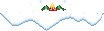

Generate this figure with Python:
"""Sidebar title = snow sheet draped over the title row (no text), holly + bell on top, lumps hanging below.
Title row = 9 rows (baseline B-8..B). Glyph row 13 = top of title row. ascent 21.
Drawn width = TW + 4 so it covers the 2px padding on both sides of the sidebar box when TW is the widest line."""
import json, math, sys
from pathlib import Path
from PIL import Image, ImageDraw

TW = 100                      # advance the title takes (sidebar content width when it's the widest)
W = TW + 4
TOP = 13                      # glyph row of the title row's top edge
HANG = 9                      # max rows hanging below the title row (stays inside the blank first line)
H = TOP + 9 + HANG
ASCENT = TOP + 8
img = Image.new("RGBA", (W, H), (0, 0, 0, 0)); px = img.load()
def put(x, y, c):
    if 0 <= x < W and 0 <= y < H: px[x, y] = (*c, 255)
P = {"W": (255, 255, 255), "s": (226, 242, 252), "S": (184, 216, 240), "o": (128, 168, 206),
     "g": (40, 120, 56), "G": (86, 178, 92), "d": (22, 74, 38), "r": (210, 34, 46), "R": (255, 136, 136),
     "k": (128, 14, 28), "y": (255, 214, 92), "Y": (255, 246, 200), "b": (190, 120, 30), "c": (196, 236, 255)}

# bottom edge traced from the sketch: (x on box 320..792, y with box 255..312)
sk = [(320,256),(345,300),(375,338),(400,340),(430,318),(445,310),(470,310),(500,340),(530,372),(560,345),
      (600,305),(640,288),(660,300),(675,318),(690,305),(700,302),(715,315),(740,342),(760,330),(780,295),(792,256)]
def depth(x):                 # rows below the title-row top where the snow ends, at glyph column x
    sx = 320 + x / (W - 1) * 472
    for (x0, y0), (x1, y1) in zip(sk, sk[1:]):
        if x0 <= sx <= x1:
            y = y0 + (y1 - y0) * (sx - x0) / (x1 - x0); break
    rows = (y - 255) / 57 * 9
    return max(1, min(9 + HANG, round(rows * (18 / 18.6))))
d = [depth(x) for x in range(W)]
d = [round((d[max(0, x-1)] + 2 * d[x] + d[min(W-1, x+1)]) / 4) for x in range(W)]   # soften steps

for x in range(W):
    bottom = TOP + d[x] - 1
    for y in range(TOP, bottom + 1): put(x, y, P["W"])
    put(x, bottom, P["o"])                                   # outline
    if bottom - 1 >= TOP: put(x, bottom - 1, P["S"])         # shading towards the edge
    if bottom - 2 >= TOP: put(x, bottom - 2, P["s"])
    if bottom - 3 > TOP and x % 11 in (3, 4): put(x, bottom - 3, P["s"])
# a little snow piled on the top edge: small bumps (rows 11..12)
for x in range(W):
    b = 0.9 + 0.9 * math.sin(x * 0.42) + 0.6 * math.sin(x * 0.17 + 1.3)
    for k in range(max(0, min(2, round(b)))): put(x, TOP - 1 - k, P["W"])
for x in range(W):                                           # sparkle on the top
    if x % 13 == 6:
        for y in range(TOP - 2, TOP + 1):
            if px[x, y][3]: put(x, y, P["c"]); break

# holly + bell (approved part), resting on the top bumps
art = [
"..............c.......................c.................",
".............ccc.....................ccc................",
"..............c.......................c.................",
"..........................y.............................",
".....c...................yYy................c...........",
"....................d....yyy.....d......................",
"..................dGGd..yyyyy..dGGd.....................",
".................dgGGgd.bybyb.dgGGgd....................",
"................dggGGgggdRr.rRdggGGggd..................",
"...............dggg..ggrRRrrRRrggg..gggd................",
"................d......krrkkrrk......d..................",
]
ox = W // 2 - art[3].index("y")
for y, row in enumerate(art):
    for x, ch in enumerate(row):
        if ch != ".": put(x + ox, y, P[ch])
img.save(sys.argv[1])

# ---------- preview on a mock sidebar (vanilla layout: box = content width + 2px padding each side) ----------
mc = Path("mcfont/assets/minecraft")
prov = [p for p in json.load(open(mc / "font/include/default.json", encoding="utf-8"))["providers"] if p["file"].endswith("ascii.png")][0]
atlas = Image.open(mc / "textures/font/ascii.png").convert("RGBA")
cw = atlas.width // 16; chh = atlas.height // len(prov["chars"]); cell = {}
for r, row in enumerate(prov["chars"]):
    for c, ch in enumerate(row):
        g = atlas.crop((c*cw, r*chh, (c+1)*cw, (r+1)*chh)); xs = [x for x in range(cw) for y in range(chh) if g.getpixel((x, y))[3]]
        cell[ch] = (g, (max(xs)+1) if xs else 0)
def tw(s): return sum(4 if ch == " " else cell[ch][1] + 1 for ch in s)
def text(can, x, top, s, col):
    for ch in s:
        if ch == " ": x += 4; continue
        g, w = cell[ch]; t = Image.new("RGBA", g.size, (*col, 255)); t.putalpha(g.getchannel("A"))
        can.alpha_composite(t, (x, top)); x += w + 1
def sidebar(lines):
    k = max([TW] + [tw(l) for l in lines])
    can = Image.new("RGBA", (k + 40, 9 * (len(lines) + 1) + 50), (70, 90, 70, 255))
    l = 20; k1 = 40 + 9                              # k1 = first line's top (vanilla naming)
    dr = ImageDraw.Draw(can)
    dr.rectangle([l - 2, k1 - 10, l + k + 1, k1 - 2], fill=(0, 0, 0, 102))
    dr.rectangle([l - 2, k1 - 1, l + k + 1, k1 - 1 + 9 * len(lines)], fill=(0, 0, 0, 77))
    B = k1 - 2
    tx = l + k // 2 - TW // 2                         # title start (vanilla centring)
    can.alpha_composite(img, (tx - 2, B - ASCENT))      # <shift:-2> before the glyph
    for i, s in enumerate(lines): text(can, l, k1 + 9 * i, s, (255, 255, 255))
    return can
a = sidebar(["", "Money 0 $", "", "Exp 170 (5)", "", "Job Blacksmith", "", "Mastery 3487 Rxp"])
b = sidebar(["", "Money 12345678901234 $", "", "Exp 9999 (42)"])
prev = Image.new("RGBA", (a.width + b.width + 10, max(a.height, b.height)), (40, 40, 40, 255))
prev.alpha_composite(a, (0, 0)); prev.alpha_composite(b, (a.width + 10, 0))
prev.resize((prev.width * 4, prev.height * 4), Image.NEAREST).save(sys.argv[2]); print("ok", img.size)
